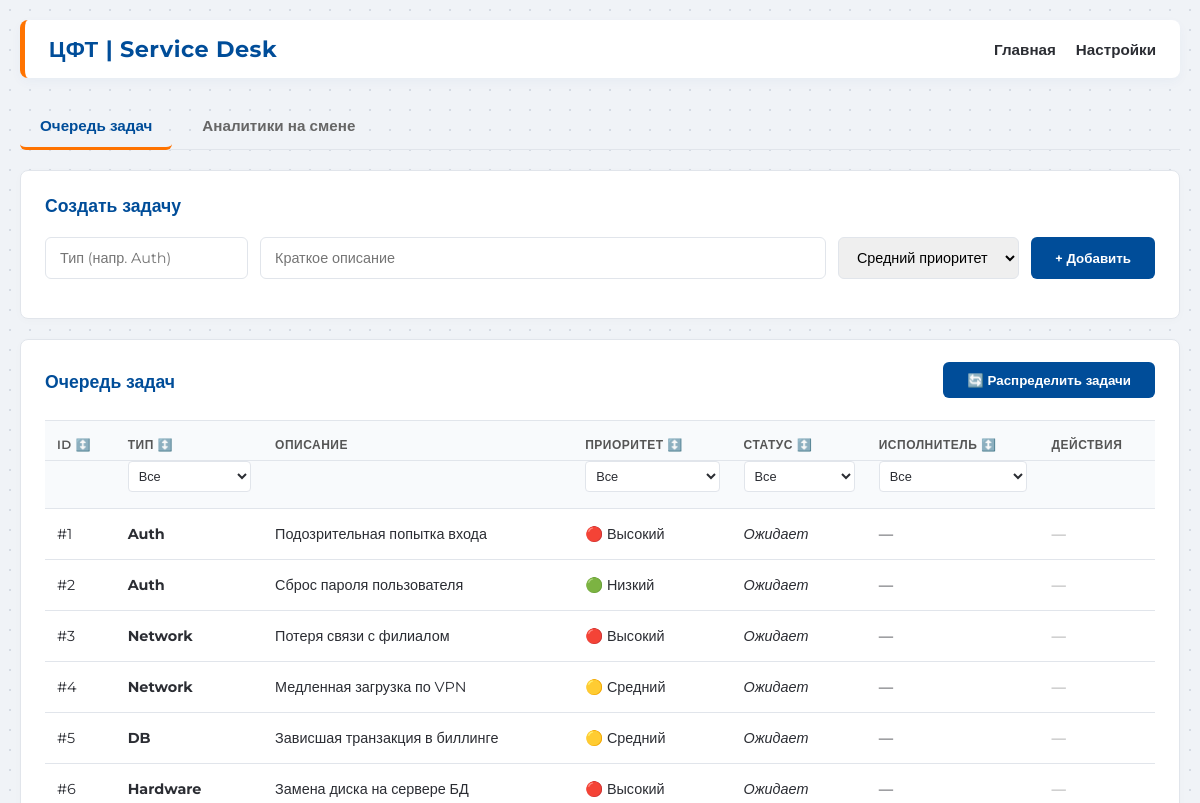
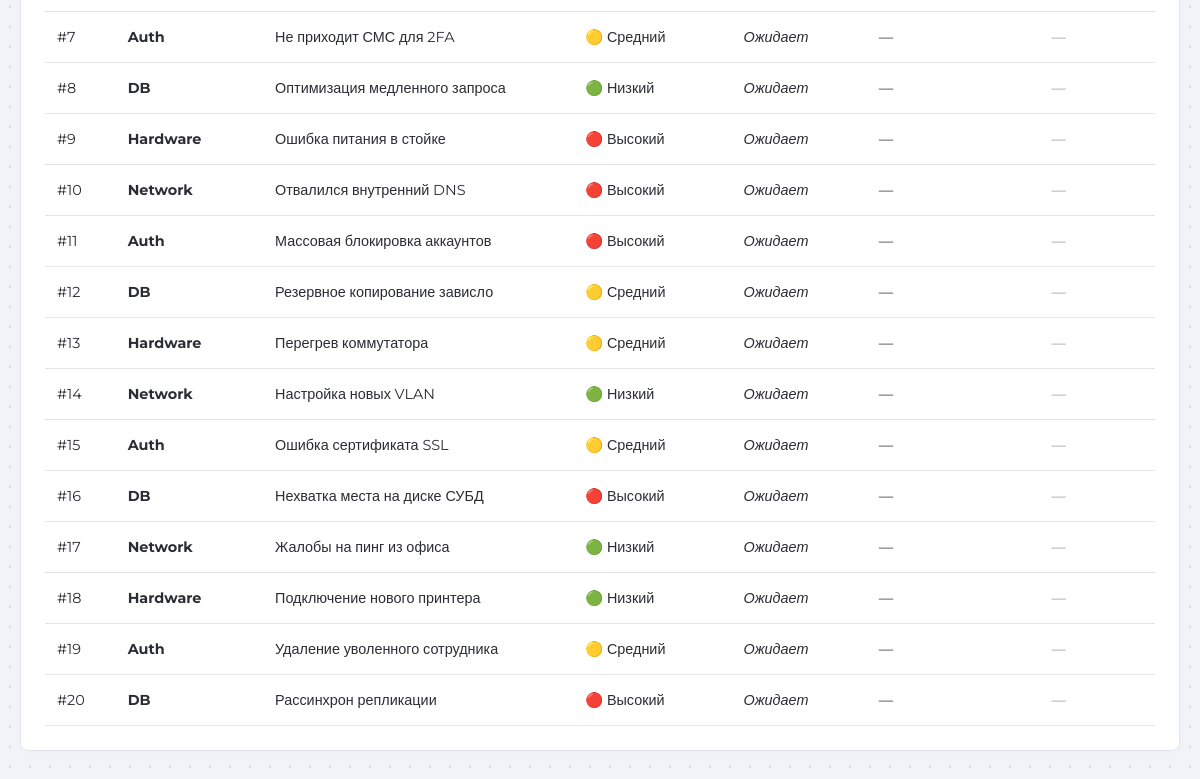
Before: / with the older database file (2 pictures, top to bottom).
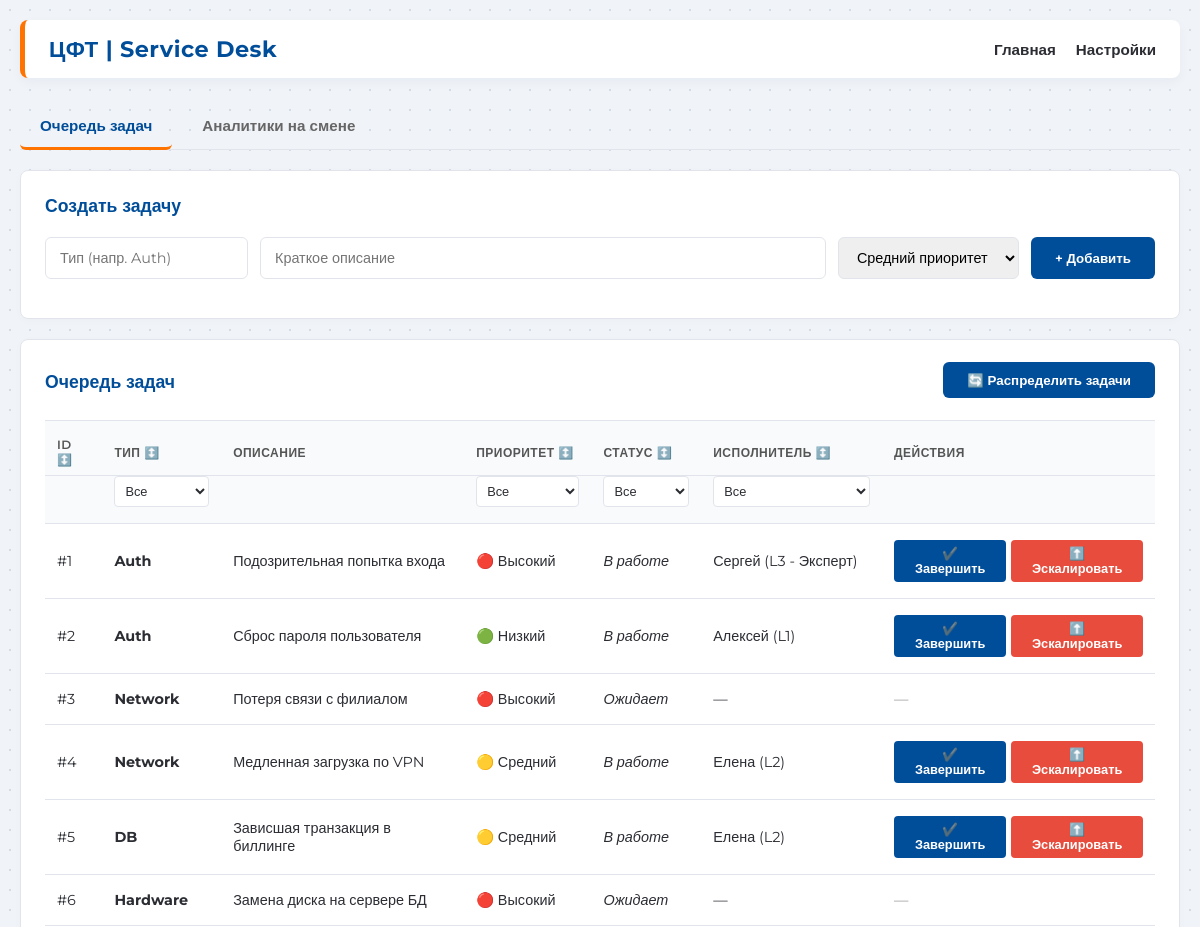
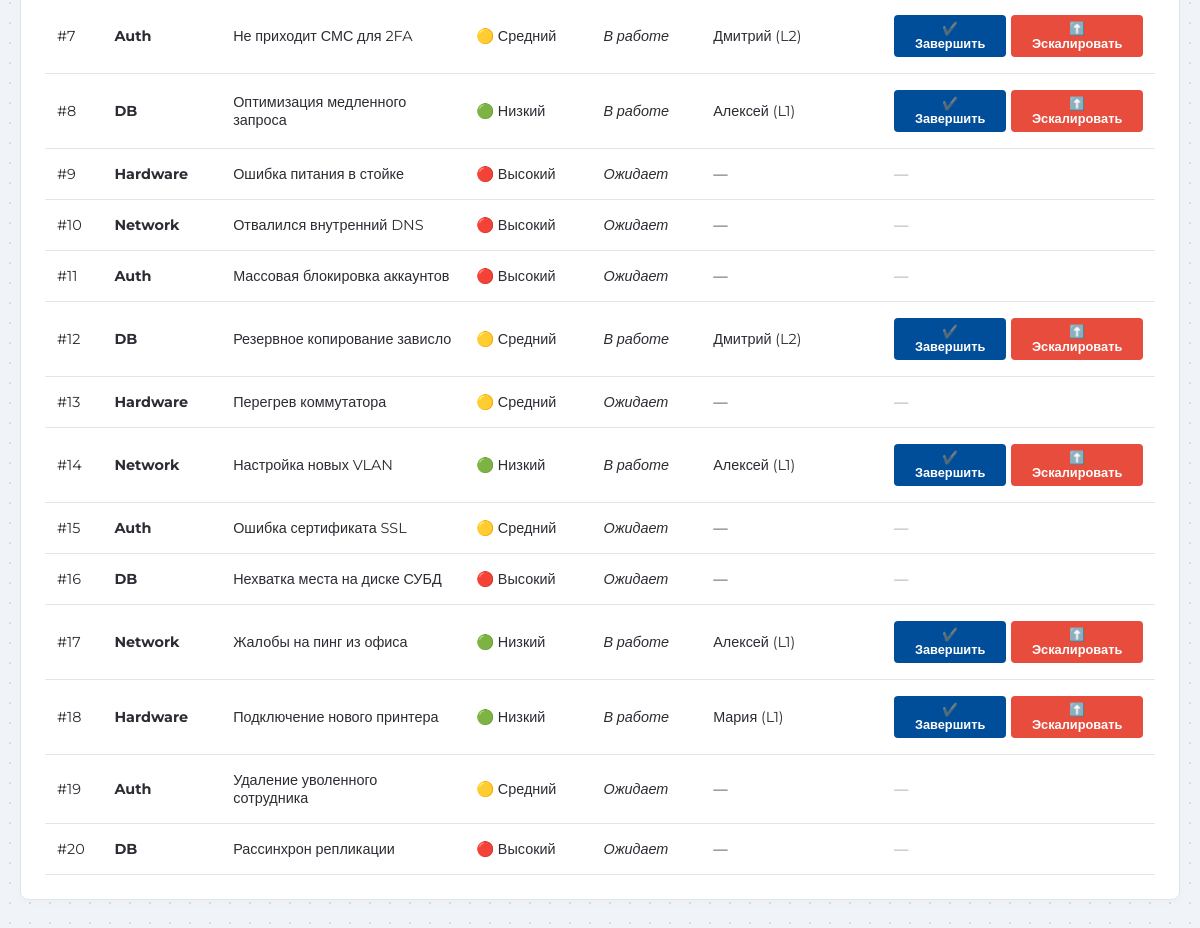
After: the same page with the newer database file (2 pictures, top to bottom).
### tables this page shows
CREATE TABLE tasks (
            id INTEGER PRIMARY KEY AUTOINCREMENT,
            task_type TEXT NOT NULL,
            description TEXT,
            priority TEXT NOT NULL,
            status TEXT NOT NULL DEFAULT 'Ожидает',
            analyst_id INTEGER,
            created_at TIMESTAMP DEFAULT CURRENT_TIMESTAMP
        );

CREATE TABLE analysts (
            id INTEGER PRIMARY KEY AUTOINCREMENT,
            name TEXT NOT NULL,
            level TEXT NOT NULL,
            is_available INTEGER NOT NULL,
            max_open_tasks INTEGER NOT NULL
        );

### app/__init__.py (the view, shortened to what this page needs)
    @app.route('/', methods=['GET', 'POST'])
    def home():
        conn = get_db()
        analysts = conn.execute('SELECT * FROM analysts').fetchall()
        tasks = conn.execute('''
            SELECT tasks.*, analysts.name as analyst_name
            FROM tasks
            LEFT JOIN analysts ON tasks.analyst_id = analysts.id
        ''').fetchall()
        return render_template('index.html', analysts=analysts, tasks=tasks)

### app/__init__.py (called while the page is built)
def get_db():
    db_path = os.path.join(os.path.dirname(__file__), '..', 'instance', 'app.db')
    conn = sqlite3.connect(db_path)
    conn.row_factory = sqlite3.Row
    return conn

### app/templates/index.html (shortened to what this page needs)
{% extends "base.html" %}
{% block content %}
    <div class="tabs">
        <button class="tab-btn active" onclick="switchTab('tasks-tab', this)">Очередь задач</button>
        <button class="tab-btn" onclick="switchTab('analysts-tab', this)">Аналитики на смене</button>
    </div>
    <div id="tasks-tab" class="tab-content active">
        <div class="card">
            <h2>Создать задачу</h2>
            <form action="/" method="post" class="form-group">
                <input type="text" name="task_type" placeholder="Тип (напр. Auth)" required>
                <input type="text" name="description" placeholder="Краткое описание" style="flex-grow: 1;">
                <select name="priority">
                    <option value="medium" selected>Средний приоритет</option>
                </select>
                <button type="submit">+ Добавить</button>
            </form>
        </div>
        <div class="card">
            <div style="display: flex; justify-content: space-between; align-items: center; margin-bottom: 20px;">
                <h2 style="margin-bottom: 0;">Очередь задач</h2>
                <form action="/distribute" method="post" style="margin: 0;">
                    <button type="submit" class="btn-success" style="transform: translateY(-2px);">🔄 Распределить задачи</button>
                </form>
            </div>
            <table id="tasks-table">
                <thead>
                    <tr class="header-row">
                        <th><div class="th-content" onclick="sortTasksTable(0)" title="Сортировать по ID">ID ↕️</div></th>
                        <th><div class="th-content" onclick="sortTasksTable(1)" title="Сортировать по типу">Тип ↕️</div></th>
                        <th>Описание</th>
                        <th><div class="th-content" onclick="sortTasksTable(3)" title="Сортировать по приоритету">Приоритет ↕️</div></th>
                        <th><div class="th-content" onclick="sortTasksTable(4)" title="Сортировать по статусу">Статус ↕️</div></th>
                        <th><div class="th-content" onclick="sortTasksTable(5)" title="Сортировать по исполнителю">Исполнитель ↕️</div></th>
                        <th>Действия</th>
                    </tr>
                    <tr class="filters-row">
                        <th></th>
                        <th>
                            <select class="filter-select" data-col="1" onchange="applyFilters()">
                                <option value="all">Все</option>
                            </select>
                        </th>
                        <th></th>
                        <th>
                            <select class="filter-select" data-col="3" onchange="applyFilters()">
                                <option value="all">Все</option>
                            </select>
                        </th>
                        <th>
                            <select class="filter-select" data-col="4" onchange="applyFilters()">
                                <option value="all">Все</option>
                            </select>
                        </th>
                        <th>
                            <select class="filter-select" data-col="5" onchange="applyFilters()">
                                <option value="all">Все</option>
                            </select>
                        </th>
                        <th></th>
                    </tr>
                </thead>
                <tbody>
                    {% for task in tasks %}
                    <tr>
                        <td>#{{ task['id'] }}</td>
                        <td><strong>{{ task['task_type'] }}</strong></td>
                        <td>{{ task['description'] }}</td>
                        <td>
                            {% if task['priority'] == 'high' %}🔴 Высокий
                            {% elif task['priority'] == 'medium' %}🟡 Средний
                            {% else %}🟢 Низкий{% endif %}
                        </td>
                        <td><em>{{ task['status'] }}</em></td>
                        <td>{{ task['analyst_name'] if task['analyst_name'] else '—' }}</td>
                        <td>
                            {% if task['status'] == 'В работе' %}
                            <div style="display: flex; gap: 5px;">
                                <form action="/complete/{{ task['id'] }}" method="post" style="margin: 0;">
                                    <button type="submit" class="btn-success" style="padding: 6px 12px; font-size: 0.8rem; border-radius: 4px;">✔️ Завершить</button>
                                </form>
                                <form action="/escalate/{{ task['id'] }}" method="post" style="margin: 0;">
                                    <button type="submit" style="background-color: #e74c3c; padding: 6px 12px; font-size: 0.8rem; border-radius: 4px;">⬆️ Эскалировать</button>
                                </form>
                            </div>
                            {% else %}
                                <span style="color: #999;">—</span>
                            {% endif %}
                        </td>
                    </tr>
                    {% else %}
                    <tr>
                        <td colspan="7" style="text-align: center; color: #7f8c8d;">Задач пока нет.</td>
                    </tr>
                    {% endfor %}
                </tbody>
            </table>
        </div>
    </div>
{% endblock %}

### app/templates/base.html (shortened to what this page needs)
<!DOCTYPE html>
<html lang="ru">
<head>
</head>
<body>
    <div class="container">
        <div class="header">
            <div class="header-logo">
                <h1>ЦФТ | Service Desk</h1>
            </div>
            <div class="nav-links">
                <a href="/">Главная</a>
                <a href="/settings">Настройки</a>
            </div>
        </div>
        {% block content %}{% endblock %}
    </div>
</body>
</html>

### app/templates/base.html (style rules this page uses)
:root { --cft-blue: #004D99; --cft-orange: #FF7300; --cft-bg: #F0F3F7; --cft-text: #2B2D33; --cft-border: #E1E5EB; }
body { font-family: 'Montserrat', sans-serif; background-color: var(--cft-bg); color: var(--cft-text); margin: 0; padding: 20px; background-image: radial-gradient(#d5dbe4 1px, transparent 1px); background-size: 20px 20px; }
.container { max-width: 1200px; margin: 0 auto; }
.header { margin-bottom: 25px; padding: 15px 24px; background: #FFFFFF; border-radius: 8px; box-shadow: 0 4px 12px rgba(0, 77, 153, 0.04); border-left: 5px solid var(--cft-orange); display: flex; justify-content: space-between; align-items: center; transition: box-shadow 0.3s ease; }
.header-logo h1 { margin: 0; color: var(--cft-blue); font-size: 1.4rem; font-weight: 700; letter-spacing: 0.5px; }
.nav-links { display: flex; gap: 20px; }
.nav-links a { text-decoration: none; color: var(--cft-text); font-weight: 600; font-size: 0.95rem; transition: color 0.2s, transform 0.2s; }
.card { background: #FFFFFF; border-radius: 8px; padding: 24px; margin-bottom: 20px; box-shadow: 0 2px 10px rgba(0,0,0,0.02); border: 1px solid var(--cft-border); transition: transform 0.3s cubic-bezier(0.16, 1, 0.3, 1), box-shadow 0.3s ease; }
h1, h2 { color: var(--cft-blue); margin-top: 0; font-weight: 600; }
h2 { font-size: 1.1rem; margin-bottom: 20px; }
.tabs { margin-bottom: 20px; display: flex; gap: 10px; border-bottom: 1px solid var(--cft-border); padding-bottom: 0; }
.tab-btn { background-color: transparent; color: #666; border: none; border-bottom: 3px solid transparent; padding: 12px 20px; cursor: pointer; font-weight: 600; font-size: 0.95rem; font-family: inherit; transition: all 0.2s ease; position: relative; top: 1px; }
.tab-btn.active { color: var(--cft-blue); border-bottom: 3px solid var(--cft-orange); }
.tab-content { display: none; }
.tab-content.active { display: block; animation: slideUpFade 0.4s cubic-bezier(0.16, 1, 0.3, 1) forwards; }
table { width: 100%; border-collapse: collapse; font-size: 0.9rem; }
th, td { padding: 16px 12px; text-align: left; border-bottom: 1px solid var(--cft-border); transition: background-color 0.2s ease; }
th { background-color: #F8FAFC; color: #555; font-weight: 600; text-transform: uppercase; font-size: 0.75rem; letter-spacing: 0.5px; border-top: 1px solid var(--cft-border); }
input, select { padding: 10px 14px; border: 1px solid var(--cft-border); border-radius: 6px; font-family: inherit; font-size: 0.9rem; outline: none; transition: border-color 0.2s, box-shadow 0.2s; }
button { background-color: var(--cft-blue); color: white; border: none; padding: 10px 24px; border-radius: 6px; cursor: pointer; font-weight: 600; font-family: inherit; transition: all 0.2s cubic-bezier(0.16, 1, 0.3, 1); }
.form-group { display: flex; gap: 12px; margin-bottom: 15px; }

### app/templates/index.html (style rules this page uses)
.filter-select { width: 100%; padding: 6px; font-size: 0.8rem; border: 1px solid var(--cft-border); border-radius: 4px; background-color: #FFFFFF; color: var(--cft-text); cursor: pointer; outline: none; font-family: inherit; }
.th-content { cursor: pointer; display: inline-block; }
.header-row th { border-bottom: none; padding-bottom: 8px; }
.filters-row th { padding-top: 0; }

Changed rows visible on the page:
changed tasks "Подозрительная попытка входа": status "Ожидает" → "В работе"; name "—" → "Сергей (L3 - Эксперт)"; status "—" → "✔️ Завершить ⬆️ Эскалировать"
changed tasks "Сброс пароля пользователя": status "Ожидает" → "В работе"; name "—" → "Алексей (L1)"; status "—" → "✔️ Завершить ⬆️ Эскалировать"
changed tasks "Медленная загрузка по VPN": status "Ожидает" → "В работе"; name "—" → "Елена (L2)"; status "—" → "✔️ Завершить ⬆️ Эскалировать"
changed tasks "Зависшая транзакция в биллинге": status "Ожидает" → "В работе"; name "—" → "Елена (L2)"; status "—" → "✔️ Завершить ⬆️ Эскалировать"
changed tasks "Не приходит СМС для 2FA": status "Ожидает" → "В работе"; name "—" → "Дмитрий (L2)"; status "—" → "✔️ Завершить ⬆️ Эскалировать"
changed tasks "Оптимизация медленного запроса": status "Ожидает" → "В работе"; name "—" → "Алексей (L1)"; status "—" → "✔️ Завершить ⬆️ Эскалировать"
changed tasks "Резервное копирование зависло": status "Ожидает" → "В работе"; name "—" → "Дмитрий (L2)"; status "—" → "✔️ Завершить ⬆️ Эскалировать"
changed tasks "Настройка новых VLAN": status "Ожидает" → "В работе"; name "—" → "Алексей (L1)"; status "—" → "✔️ Завершить ⬆️ Эскалировать"
changed tasks "Жалобы на пинг из офиса": status "Ожидает" → "В работе"; name "—" → "Алексей (L1)"; status "—" → "✔️ Завершить ⬆️ Эскалировать"
changed tasks "Подключение нового принтера": status "Ожидает" → "В работе"; name "—" → "Мария (L1)"; status "—" → "✔️ Завершить ⬆️ Эскалировать"
